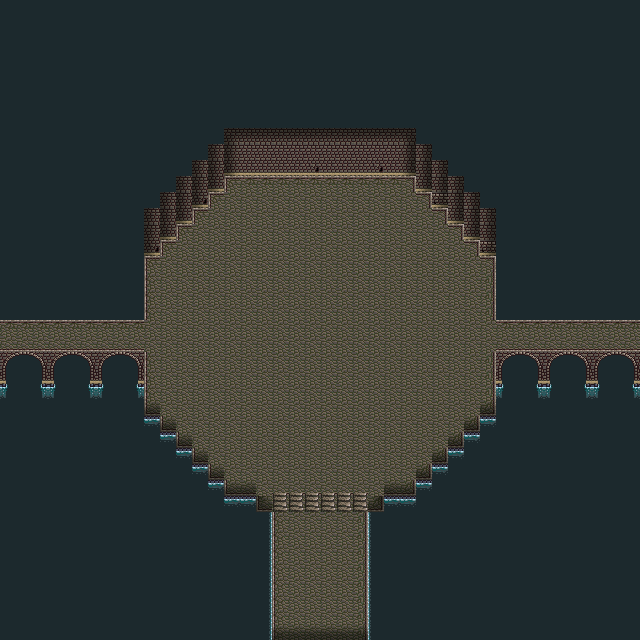

Below is a game level as drawn by its tile map, then a one-line description and the .tmx that defines it (tile-layer data replaced by summaries):
An orthogonal 40x40 tile map with 16x16 px tiles, 3 tile layers (base, bridges,stairs,walls, shade), 3 tilesets.

<map version="1.2" tiledversion="1.2.5" orientation="orthogonal" renderorder="right-down" width="40" height="40" tilewidth="16" tileheight="16" infinite="0" nextlayerid="5" nextobjectid="1">
 <tileset firstgid="1" source="dungeon_tiles.tsx" />
 <tileset firstgid="553" source="sewer_1.tsx" />
 <tileset firstgid="905" source="sewer2.tsx" />
 <layer id="1" name="base" width="40" height="40">
  <data>[1600 cells, 1600 non-empty, 13 distinct tile ids]</data>
 </layer>
 <layer id="2" name="bridges,stairs,walls" width="40" height="40">
  <data>[1600 cells, 184 non-empty, 22 distinct tile ids]</data>
 </layer>
 <layer id="3" name="shade" width="40" height="40">
  <data>[1600 cells, 69 non-empty, 7 distinct tile ids]</data>
 </layer>
</map>
